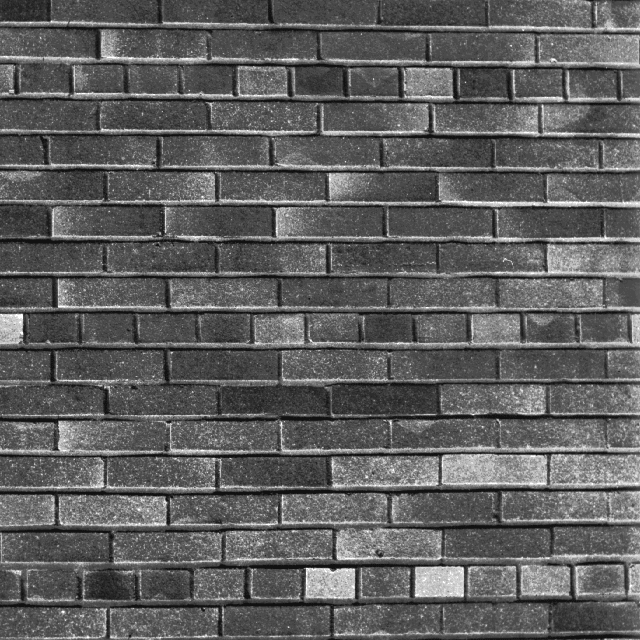
#> input picture images/img.png, 640 x 640 px; its folder holds only this picture in this run
$ python main.py
#> lines starting #> are read from the running program, lines starting #| are printed output that depends on the picture
from os import listdir

import cv2
import numpy as np


def get_u(img):
    k, l = img.shape
    u = np.ndarray(img.shape)
    for i in range(k - 1):
        for j in range(l - 1):
            u[i][j] = max(img[i][j] + 1, max(img[i - 1][j], img[i][j - 1], img[i + 1][j], img[i][j + 1]))
    return u


def get_b(img):
    k, l = img.shape
    b = np.ndarray(img.shape)
    for i in range(k - 1):
        for j in range(l - 1):
            b[i][j] = min(img[i][j] - 1, min(img[i - 1][j], img[i][j - 1], img[i + 1][j], img[i][j + 1]))
    return b


def get_vol(u, b):
    k, l = u.shape
    vol = 0
    for i in range(k):
        for j in range(l):
            vol += u[i][j] - b[i][j]
    return vol


def get_D(img):
    u1 = get_u(img)
    u2 = get_u(u1)
    u3 = get_u(u2)
    u4 = get_u(u3)
    u5 = get_u(u4)
    u6 = get_u(u5)

    b1 = get_b(img)
    b2 = get_b(b1)
    b3 = get_b(b2)
    b4 = get_b(b3)
    b5 = get_b(b4)
    b6 = get_b(b5)

    # vol1 = get_vol(u1, b1)
    # vol2 = get_vol(u2, b2)
    # vol3 = get_vol(u3, b3)
    vol4 = get_vol(u4, b4)
    vol5 = get_vol(u5, b5)
    vol6 = get_vol(u6, b6)

    A_2 = (vol5 - vol4) / (2)
    A_3 = (vol6 - vol5) / (2)

    return 2 - (np.log(A_2) - np.log(A_3)) / (np.log(5) - np.log(6))


def get_filepaths(dirpath):
    files = listdir(dirpath)
    for file in files:
        yield '%s/%s' % (dirpath, file), file


for path, filename in get_filepaths('../images'):
    image = cv2.imread(path)
#> image is the input picture: shape (640, 640, 3); min 17, max 255, mean 95
    image = cv2.cvtColor(image, cv2.COLOR_BGR2GRAY)
#> image: shape (640, 640)

    print(f'for {filename}: D={get_D(image)}')
#> after the loop in get_u (call 2), `for i in range(k - 1):`:
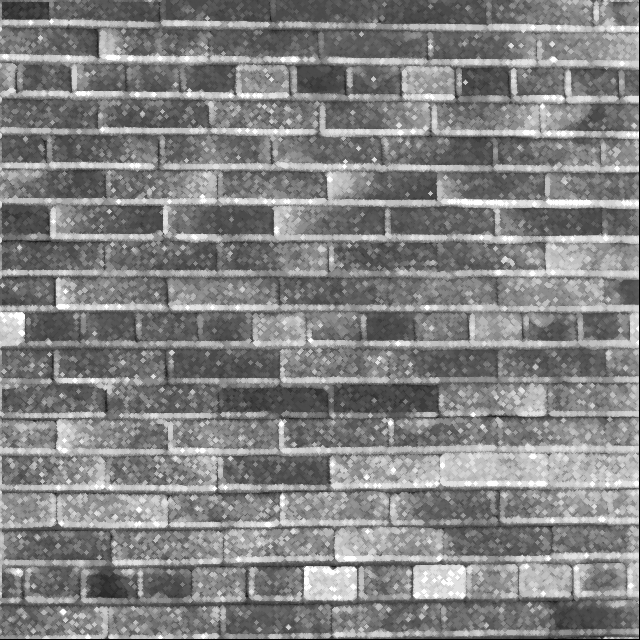
#> u: shape (640, 640) float64; min 0, max 257, mean 132.2; drawn with min black and max white
#> after the loop in get_u (call 3), `for i in range(k - 1):`:
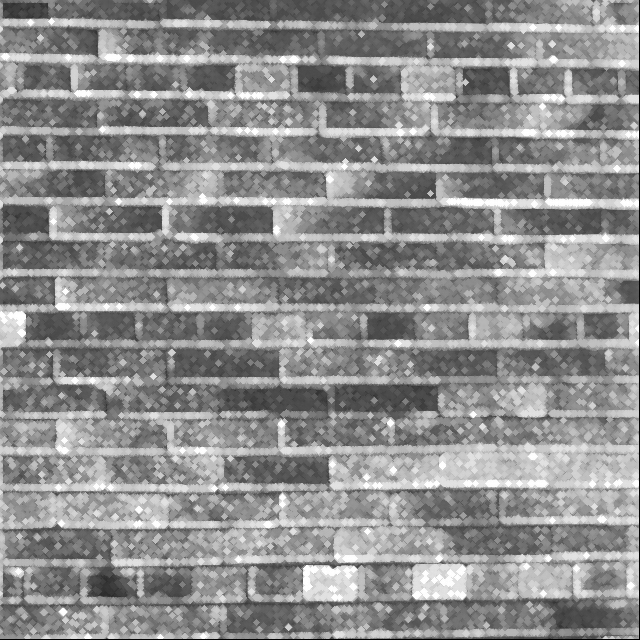
#> u: shape (640, 640) float64; min 0, max 258, mean 144.9; drawn with min black and max white
#> after the loop in get_u (call 4), `for i in range(k - 1):`:
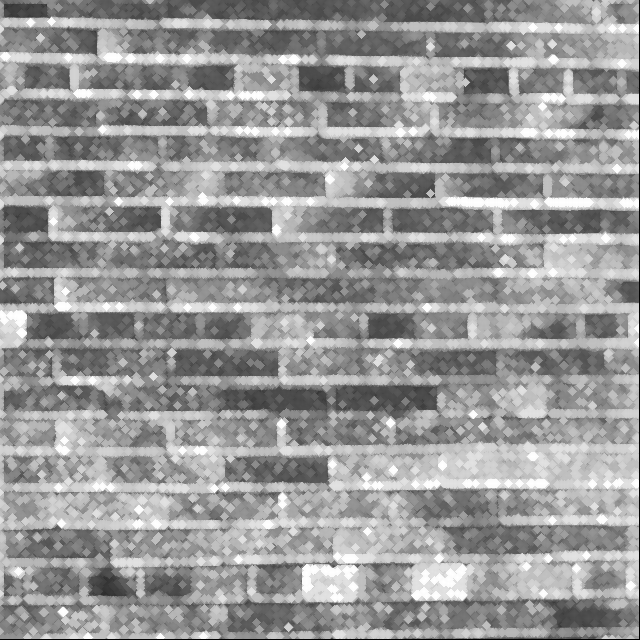
#> u: shape (640, 640) float64; min 0, max 259, mean 155.4; drawn with min black and max white
#> after the loop in get_u (call 5), `for i in range(k - 1):`:
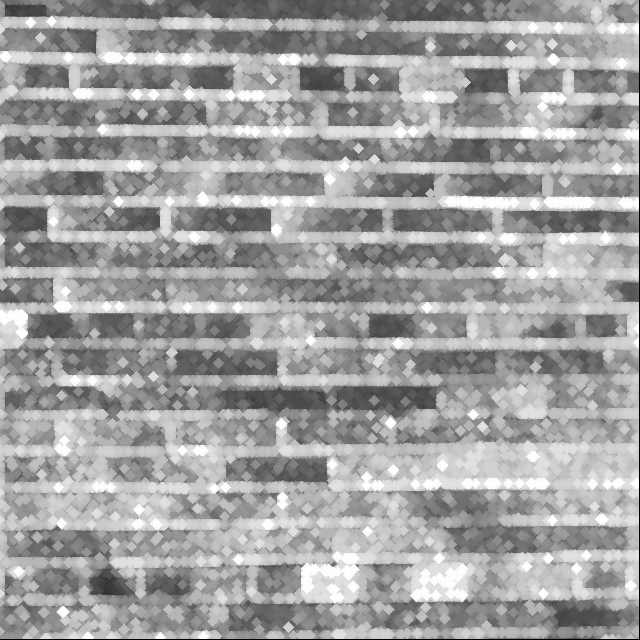
#> u: shape (640, 640) float64; min 0, max 260, mean 164.2; drawn with min black and max white
#> after the loop in get_u (call 6), `for i in range(k - 1):`:
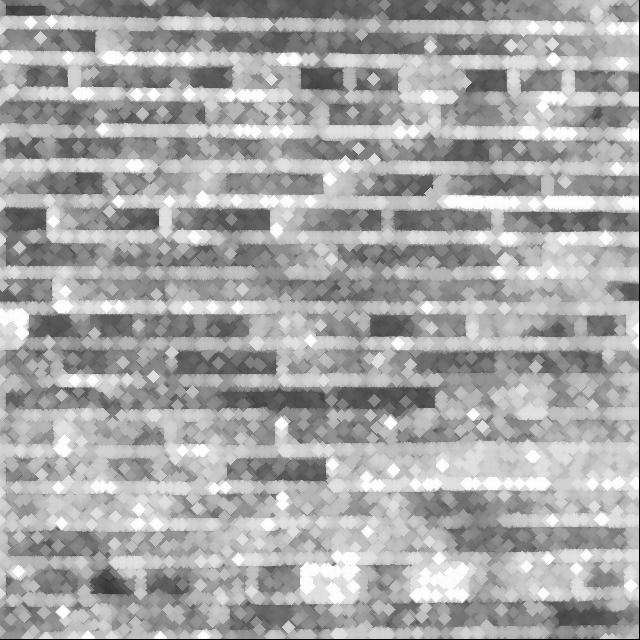
#> u: shape (640, 640) float64; min 0, max 261, mean 171.7; drawn with min black and max white
#> after the loop in get_b, `for i in range(k - 1):`:
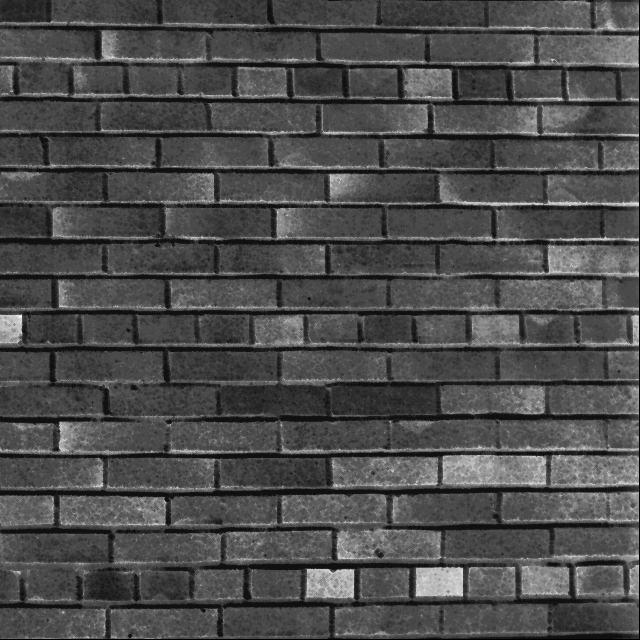
#> b: shape (640, 640) float64; min 0, max 254, mean 76.1
#> after the loop in get_b (call 2), `for i in range(k - 1):`:
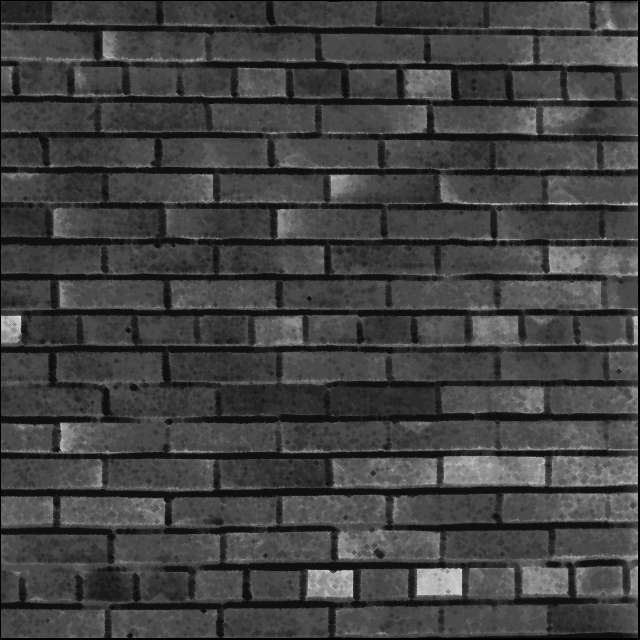
#> b: shape (640, 640) float64; min 0, max 226, mean 65.3
#> after the loop in get_vol, `for i in range(k):`: vol = 1.51e+169
#> in get_D, `vol5 = get_vol(u5, b5)`: vol5 = -7.17e+287
#> in get_D, `vol6 = get_vol(u6, b6)`: vol6 = 1.36e+170
#> in get_D, `A_2 = (vol5 - vol4) / (2)`: A_2 = -3.59e+287
#> in get_D, `A_3 = (vol6 - vol5) / (2)`: A_3 = 3.59e+287
#| for img.png: D=nan
